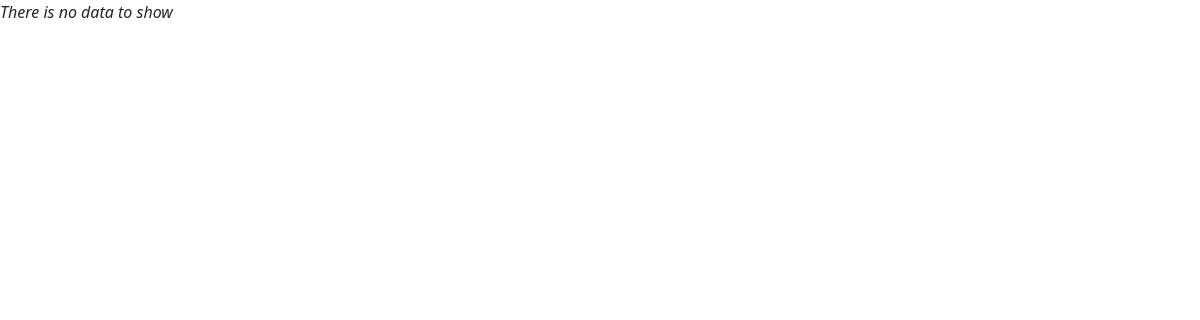
Before: / with the older database file.
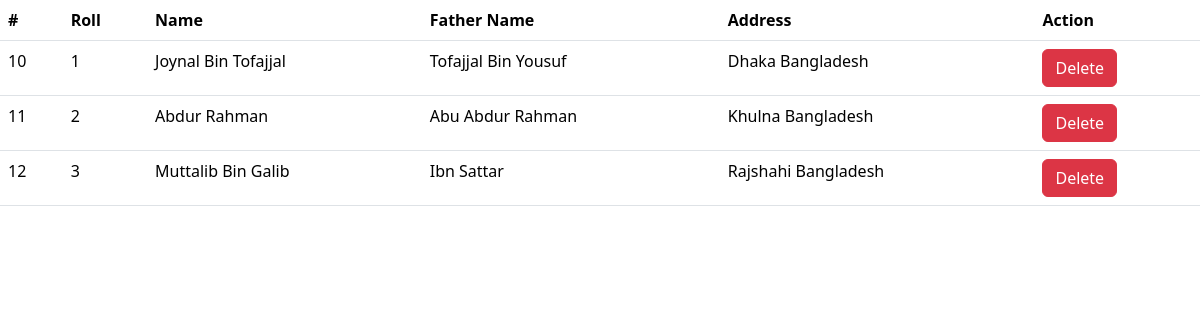
After: the same page with the newer database file.
### App01/models.py (models this page shows, shortened)
class Students(models.Model):
    name = models.CharField(max_length= 20)
    roll = models.IntegerField()
    address = models.TextField()
    father_name = models.TextField(default="rahim")

### App01/views.py (the view)
# urls.py: path('', views.home, name="homepage"),
def home(request):
    data = models.Students.objects.all()
    return render(request, 'home.html',{"data": data})

### App01/templates/home.html (shortened to what this page needs)
<!DOCTYPE html>
<html lang="en">
  <head>
    <link
      href="https://cdn.jsdelivr.net/npm/bootstrap@5.3.3/dist/css/bootstrap.min.css"
      rel="stylesheet"
    />
  </head>
  <body>
    {%if data%}
    <table class="table">
      <thead>
        <tr>
          <th scope="col">#</th>
          <th scope="col">Roll</th>
          <th scope="col">Name</th>
          <th scope="col">Father Name</th>
          <th scope="col">Address</th>
          <th scope="col">Action</th>
        </tr>
      </thead>
      <tbody>
        {% for student in data %}
        <tr>
          <td>{{student.id}}</td>
          <td>{{student.roll}}</td>
          <td>{{student.name}}</td>
          <td>{{student.father_name}}</td>
          <td>{{student.address}}</td>
          <td>
            <a
              class="btn btn-danger text-white"
              href="{% url 'delete_student' student.id %}"
              >Delete</a
            >
          </td>
        </tr>
        {% endfor %}
      </tbody>
    </table>
    {% else %}
    <p><i>There is no data to show</i></p>
    {% endif %} {% comment %} ----------- {% endcomment %}
  </body>
</html>

Changed rows visible on the page:
added Students: id "10", roll "1", name "Joynal Bin Tofajjal", father_name "Tofajjal Bin Yousuf", address "Dhaka Bangladesh"
added Students: id "11", roll "2", name "Abdur Rahman", father_name "Abu Abdur Rahman", address "Khulna Bangladesh"
added Students: id "12", roll "3", name "Muttalib Bin Galib", father_name "Ibn Sattar", address "Rajshahi Bangladesh"
Other visible differences:
text no longer shown: "There is no data to show"
text now shown: "# Roll Name Father Name Address Action"
